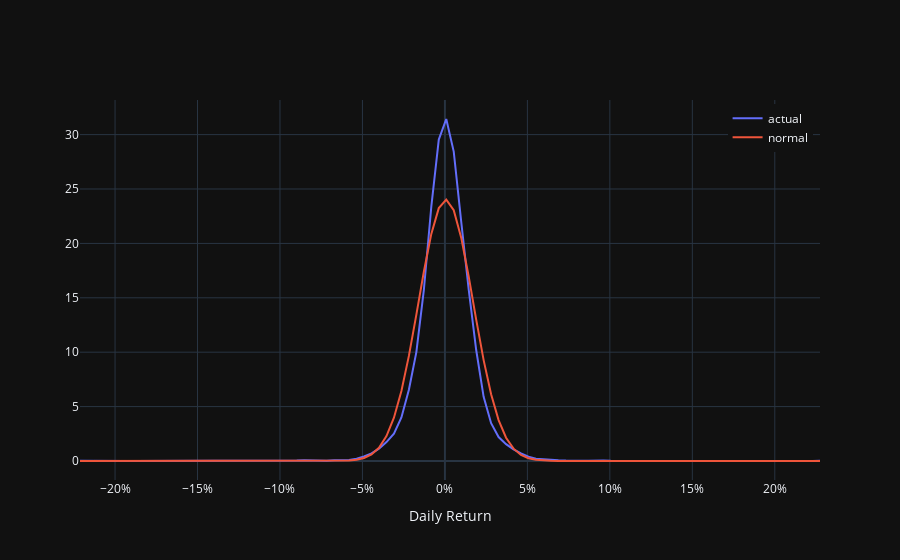

Source (notebook cell):
### Code cell
from scipy.stats import norm
from scipy.stats import gaussian_kde as kde
density = kde(spy.ret)

grid = np.linspace(np.min(spy.ret), np.max(spy.ret), 100)
trace1 = go.Scatter(
  x=grid,
  y=density(grid),
  mode="lines",
  name="actual"
)
trace2 = go.Scatter(
  x=grid, 
  y=norm.pdf(grid, loc=np.mean(spy.ret), scale=np.std(spy.ret)), 
  mode="lines", 
  name="normal"
)
fig = go.Figure()
fig.add_trace(trace1)
fig.add_trace(trace2)
fig.update_layout(
    template="plotly_dark",
    xaxis_title="Daily Return",
    yaxis_title="",
    xaxis_tickformat=".0%",
    yaxis_tickformat="",
    legend=dict(
        yanchor="top", 
        y=0.99, 
        xanchor="right", 
        x=0.99
    ),
)

fig.show()
